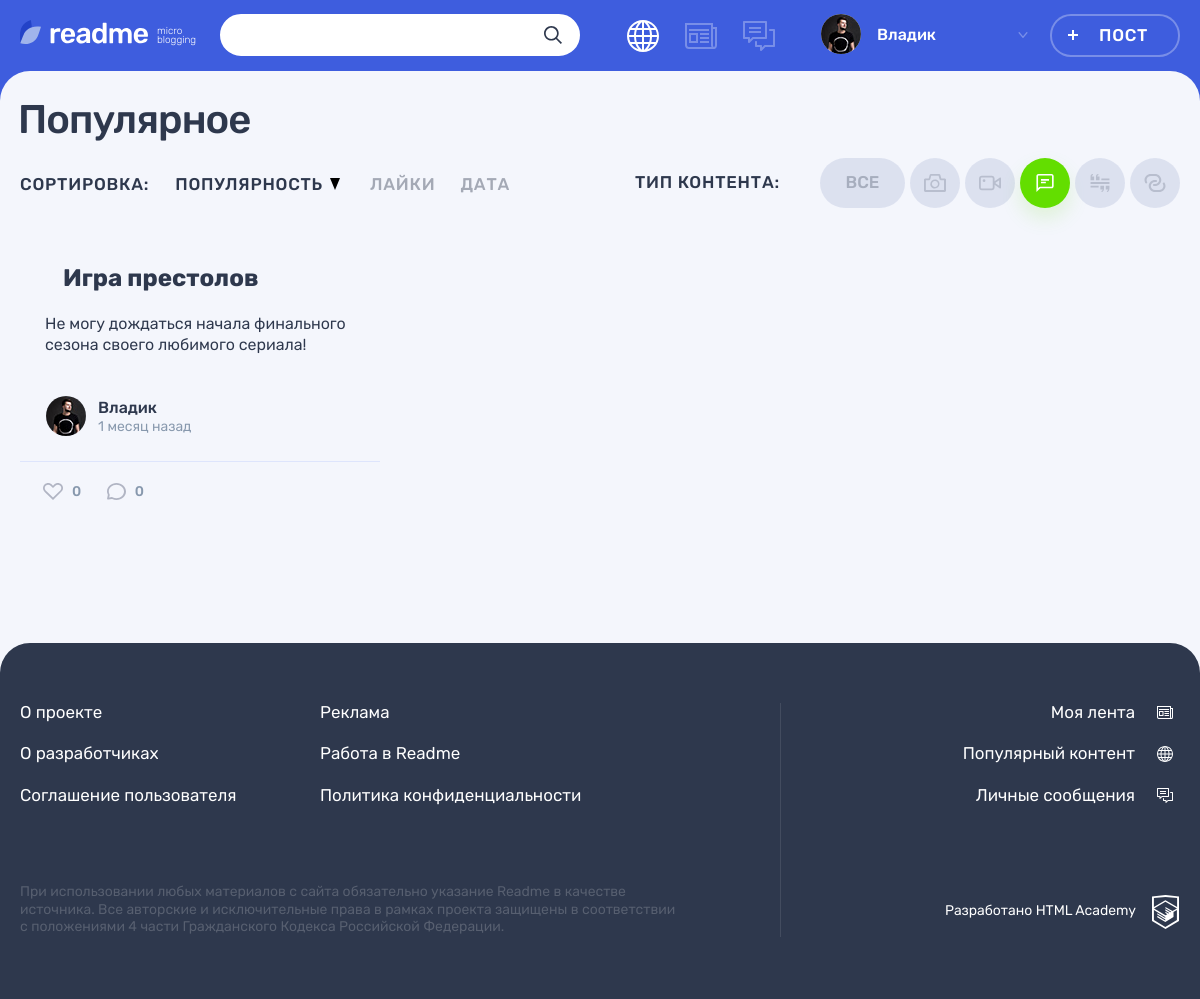
The app's page /popular.php?id=3 (signed in) with its own data.
### tables this page shows
CREATE TABLE posts
(
  id           INT AUTO_INCREMENT PRIMARY KEY,
  dt_add       TIMESTAMP DEFAULT CURRENT_TIMESTAMP,
  title        VARCHAR(255) NOT NULL,
  text_content TEXT,
  quote_author VARCHAR(255),
  image        VARCHAR(255),
  video        VARCHAR(255),
  link         VARCHAR(255),
  views_count  INT,
  user_id      INT          NOT NULL,
  type_id      INT          NOT NULL,
  tag_id       INT
);

CREATE TABLE users
(
  id       INT AUTO_INCREMENT PRIMARY KEY,
  dt_add   TIMESTAMP DEFAULT CURRENT_TIMESTAMP,
  email    VARCHAR(128) NOT NULL UNIQUE,
  login    VARCHAR(64)  NOT NULL,
  password VARCHAR(255) NOT NULL,
  avatar   VARCHAR(255)
);

CREATE TABLE types
(
  id              INT AUTO_INCREMENT PRIMARY KEY,
  title           VARCHAR(32) NOT NULL,
  class_name VARCHAR(32) NOT NULL
);

### helpers.php (called while the page is built, shortened)
<?php
function get_noun_plural_form(int $number, string $one, string $two, string $many): string {
    $number = (int)$number;
    $mod10 = $number % 10;
    $mod100 = $number % 100;
    switch (true) {
        case ($mod10 === 1):
            return $one;
    }
}
function include_template($name, array $data = []) {
    $name = 'templates/' . $name;
    extract($data);
    require $name;
    $result = ob_get_clean();
    return $result;
}
function generate_random_date($index) {
    $deltas = [
        ['minutes' => 59],
        ['hours' => 23],
        ['days' => 6],
        ['weeks' => 4],
        ['months' => 11]
    ];
    $dcnt = count($deltas);
    $delta = $deltas[$index];
    $timeval = rand(1, current($delta));
    $timename = key($delta);
    $ts = strtotime("$timeval $timename ago");
    $dt = date('Y-m-d H:i:s', $ts);
    return $dt;
}
function crop_text($text, $length = 300) {
    $words = explode(' ', $text);
    $sum_length = 0;
    $words_cropped = [];
    for ($i = 0; $i < count($words); $i++) {
        $words_cropped[$i] = $words[$i];
        $sum_length += (mb_strlen($words[$i]) + 1);
    }
    $text_cropped = implode(' ', $words_cropped);
    return false;
}
function print_date_diff($date) {
    $first_date = date_create($date);
    $now = date_create('now');
    $date_diff = date_diff($now, $first_date);
    foreach ($date_diff as $period => $amount) {
        if ($amount !== 0) {
            switch ($period) {
                case 'm':
                    return "$amount " . get_noun_plural_form($amount, 'месяц', 'месяца', 'месяцев');
                    break;
            }
        }
    }
}
function get_data($con, $stmt, $is_row) {
    mysqli_stmt_execute($stmt);
    $result = mysqli_stmt_get_result($stmt);
    if ($is_row) {
        $data = mysqli_fetch_assoc($result);
    } else {
        $data = mysqli_fetch_all($result, MYSQLI_ASSOC);
    }
    return $data;
}

### models.php (called while the page is built, shortened)
<?php
function get_post_types($con) {
    $sql = "SELECT * FROM types";
    $stmt = mysqli_prepare($con, $sql);
    $types = get_data($con, $stmt, false);
    return $types;
}
function get_filtered_posts($con, $filtered_property, $value) {
    $limit = NUMBER_OF_PAGE_POSTS;
    if ($filtered_property) {
        $sql_filter = " WHERE $filtered_property = $value";
    } else {
        $sql_filter = "";
    }
    $sql = "SELECT p.*, u.login, u.avatar, t.class_name FROM posts p JOIN users u ON p.user_id = u.id JOIN types t ON p.type_id = t.id $sql_filter ORDER BY views_count DESC LIMIT ?;";
    $stmt = mysqli_prepare($con, $sql);
    mysqli_stmt_bind_param($stmt, 'i', $limit);
    $filtered_posts = get_data($con, $stmt, false);
    return $filtered_posts;
}

### templates/main.php (the view, shortened to what this page needs)
<section class="page__main page__main--popular">
    <div class="container">
        <h1 class="page__title page__title--popular">Популярное</h1>
    </div>
    <div class="popular container">
        <div class="popular__filters-wrapper">
            <div class="popular__sorting sorting">
                <b class="popular__sorting-caption sorting__caption">Сортировка:</b>
                <ul class="popular__sorting-list sorting__list">
                    <li class="sorting__item sorting__item--popular">
                        <a class="sorting__link sorting__link--active" href="#">
                            <span>Популярность</span>
                            <svg class="sorting__icon" width="10" height="12">
                                <use xlink:href="#icon-sort"></use>
                            </svg>
                        </a>
                    </li>
                    <li class="sorting__item">
                        <a class="sorting__link" href="#">
                            <span>Лайки</span>
                        </a>
                    </li>
                    <li class="sorting__item">
                        <a class="sorting__link" href="#">
                            <span>Дата</span>
                        </a>
                    </li>
                </ul>
            </div>
            <div class="popular__filters filters">
                <b class="popular__filters-caption filters__caption">Тип контента:</b>
                <ul class="popular__filters-list filters__list">
                    <li class="popular__filters-item popular__filters-item--all filters__item filters__item--all">
                        <a class="filters__button filters__button--ellipse filters__button--all  <?php if ($id === ''): ?>filters__button--active<?php endif; ?>" href="/">
                            <span>Все</span>
                        </a>
                    </li>
                    <?php foreach ($types as $type): ?>
                        <li class="popular__filters-item filters__item">
                            <a class="filters__button filters__button--<?= $type['class_name']; ?> <?php if ($id === strval($type['id'])): ?>filters__button--active<?php endif; ?> button" href="/?id=<?= $type['id']; ?>">
                                <svg class="filters__icon" width="22" height="18">
                                    <use xlink:href="#icon-filter-<?= $type['class_name']; ?>"></use>
                                </svg>
                            </a>
                        </li>
                    <?php endforeach; ?>
                </ul>
            </div>
        </div>
        <div class="popular__posts">
            <?php foreach ($posts as $key => $post): ?>
                <article class="popular__post post-<?= $post['class_name']; ?>">
                    <header class="post__header">
                        <h2>
                            <a href="/post.php?id=<?= $post['id']; ?>"><?= htmlspecialchars($post['title']) ?></a>
                        </h2>
                    </header>
                    <div class="post__main">
                        <?php if ($post['class_name'] === 'quote'): ?>
                            <blockquote>
                                <p><?= htmlspecialchars($post['text_content']) ?></p>
                                <cite><?= htmlspecialchars($post['quote_author']) ?></cite>
                            </blockquote>
                        <?php elseif ($post['class_name'] === 'photo'): ?>
                            <div class="post-photo__image-wrapper">
                                <img src="img/<?= htmlspecialchars($post['image']) ?>" alt="Фото от пользователя" width="360" height="240">
                            </div>
                        <?php elseif ($post['class_name'] === 'text'): ?>
                            <?php if (crop_text($post['text_content'])): ?>
                                <p><?= htmlspecialchars(crop_text($post['text_content'])) . '...' ?></p>
                                <a class="post-text__more-link" href="#">Читать далее</a>
                            <?php else: ?>
                                <p><?= htmlspecialchars($post['text_content']) ?></p>
                            <?php endif; ?>
                        <?php endif; ?>
                    </div>
                    <footer class="post__footer">
                        <div class="post__author">
                            <a class="post__author-link" href="#" title="Автор">
                                <div class="post__avatar-wrapper">
                                    <img class="post__author-avatar" src="img/<?= $post['avatar'] ?>" alt="Аватар пользователя">
                                </div>
                                <div class="post__info">
                                    <b class="post__author-name"><?= htmlspecialchars($post['login']) ?></b>
                                    <time class="post__time" datetime="<?= generate_random_date($key) ?>" title="<?= date_format(date_create($post['dt_add']), 'd.m.Y H:i'); ?>">
                                        <?= print_date_diff($post['dt_add']); ?> назад
                                    </time>
                                </div>
                            </a>
                        </div>
                        <div class="post__indicators">
                            <div class="post__buttons">
                                <a class="post__indicator post__indicator--likes button" href="#" title="Лайк">
                                    <svg class="post__indicator-icon" width="20" height="17">
                                        <use xlink:href="#icon-heart"></use>
                                    </svg>
                                    <span>0</span>
                                </a>
                                <a class="post__indicator post__indicator--comments button" href="#" title="Комментарии">
                                    <svg class="post__indicator-icon" width="19" height="17">
                                        <use xlink:href="#icon-comment"></use>
                                    </svg>
                                    <span>0</span>
                                </a>
                            </div>
                        </div>
                    </footer>
                </article>
            <?php endforeach; ?>
        </div>
    </div>
</section>

### templates/layout.php (shortened to what this page needs)
<!DOCTYPE html>
<html lang="ru">
<head>
    <link rel="stylesheet" href="css/main.css">
</head>
<body class="page">
<header class="header">
    <div class="header__wrapper container">
        <div class="header__logo-wrapper">
            <a class="header__logo-link" href="main.html">
                <img class="header__logo" src="img/logo.svg" alt="Логотип readme" width="128" height="24">
            </a>
            <p class="header__topic">
                micro blogging
            </p>
        </div>
        <form class="header__search-form form" action="search.php" method="get">
            <div class="header__search">
                <input class="header__search-input form__input" type="search">
                <button class="header__search-button button" type="submit">
                    <svg class="header__search-icon" width="18" height="18">
                        <use xlink:href="#icon-search"></use>
                    </svg>
                </button>
            </div>
        </form>
        <div class="header__nav-wrapper">
            <nav class="header__nav">
                <ul class="header__my-nav">
                    <li class="header__my-page header__my-page--popular">
                        <a class="header__page-link header__page-link--active" title="Популярный контент">
                        </a>
                    </li>
                    <li class="header__my-page header__my-page--feed">
                        <a class="header__page-link" href="feed.html" title="Моя лента">
                        </a>
                    </li>
                    <li class="header__my-page header__my-page--messages">
                        <a class="header__page-link" href="messages.html" title="Личные сообщения">
                        </a>
                    </li>
                </ul>
                <ul class="header__user-nav">
                    <?php if (isset($user_name)): ?>
                        <li class="header__profile">
                            <a class="header__profile-link" href="#">
                                <div class="header__avatar-wrapper">
                                    <img class="header__profile-avatar" src="<?= $user_avatar ?>" alt="Аватар профиля">
                                </div>
                                <div class="header__profile-name">
                                <span>
                                    <?= $user_name ?>
                                </span>
                                    <svg class="header__link-arrow" width="10" height="6">
                                        <use xlink:href="#icon-arrow-right-ad"></use>
                                    </svg>
                                </div>
                            </a>
                        </li>
                        <li>
                            <a class="header__post-button button button--transparent" href="add.php">Пост</a>
                        </li>
                    <?php endif; ?>
                </ul>
            </nav>
        </div>
    </div>
</header>
<?= $main_content ?>
<footer class="footer">
    <div class="footer__wrapper">
        <div class="footer__container container">
            <div class="footer__site-info">
                <div class="footer__site-nav">
                    <ul class="footer__info-pages">
                        <li class="footer__info-page">
                            <a class="footer__page-link" href="#">О проекте</a>
                        </li>
                        <li class="footer__info-page">
                            <a class="footer__page-link" href="#">Реклама</a>
                        </li>
                        <li class="footer__info-page">
                            <a class="footer__page-link" href="#">О разработчиках</a>
                        </li>
                        <li class="footer__info-page">
                            <a class="footer__page-link" href="#">Работа в Readme</a>
                        </li>
                        <li class="footer__info-page">
                            <a class="footer__page-link" href="#">Соглашение пользователя</a>
                        </li>
                        <li class="footer__info-page">
                            <a class="footer__page-link" href="#">Политика конфиденциальности</a>
                        </li>
                    </ul>
                </div>
                <p class="footer__license">
                    При использовании любых материалов с сайта обязательно указание Readme в качестве источника. Все
                    авторские и исключительные права в рамках проекта защищены в соответствии с положениями 4 части
                    Гражданского Кодекса Российской Федерации.
                </p>
            </div>
            <div class="footer__my-info">
                <ul class="footer__my-pages">
                    <li class="footer__my-page footer__my-page--feed">
                        <a class="footer__page-link" href="feed.html">Моя лента</a>
                    </li>
                    <li class="footer__my-page footer__my-page--popular">
                        <a class="footer__page-link" href="popular.html">Популярный контент</a>
                    </li>
                    <li class="footer__my-page footer__my-page--messages">
                        <a class="footer__page-link" href="messages.html">Личные сообщения</a>
                    </li>
                </ul>
                <div class="footer__copyright">
                    <a class="footer__copyright-link" href="#">
                        <span>Разработано HTML Academy</span>
                        <svg class="footer__copyright-logo" width="27" height="34">
                            <use xlink:href="#icon-htmlacademy"></use>
                        </svg>
                    </a>
                </div>
            </div>
        </div>
    </div>
</footer>
</body>
</html>

### records on screen
posts: user.avatar (picture), user.login "Владик", title "Игра престолов", text_content "Не могу дождаться начала финального сезона своего любимого сериала!", dt_add "1 месяц"
